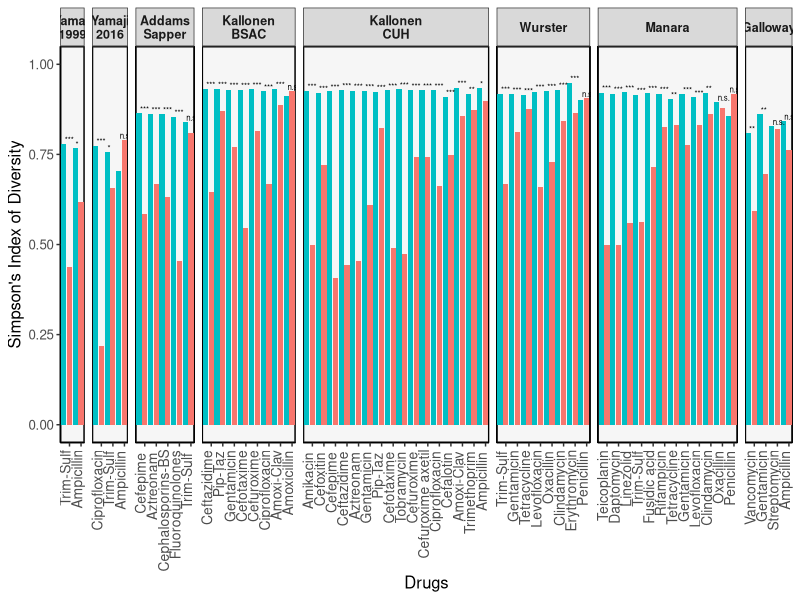
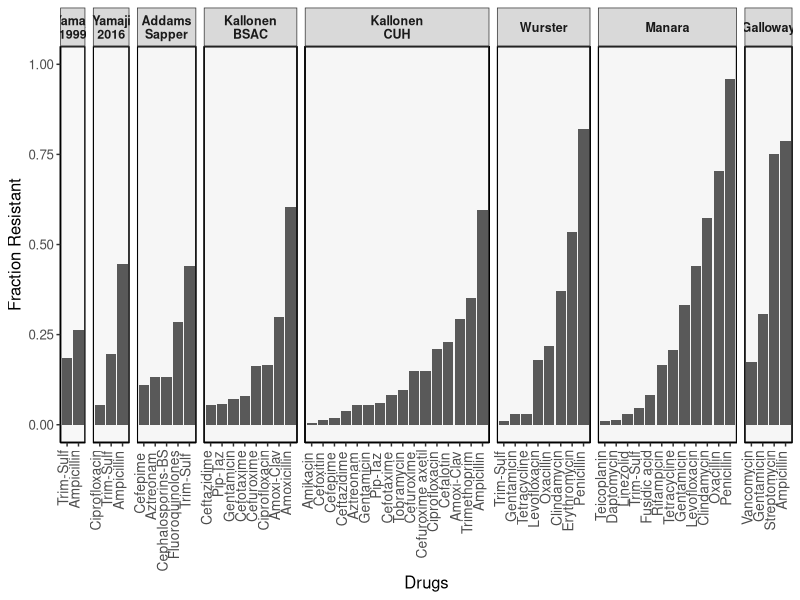

Here is the R script that generated these plots, in order:
setwd("~/Dropbox/2017_CodeLab/BacterialResistanceProject_2020/2020_CandaceUTIpopgen/DataAnalysis")

library(reshape2)
library(dplyr)
library(ggplot2)

#used "DivIndices.csv" created by Pleuni i.e created by "Simpson_Index_WithFunctions.R" Rscripts
DivIndices <- read.csv(file = "Output/DivIndices.csv")

#to remove the "_" in the name of the datasets and replace with empty space, 
#it is useful to fix the name of the dataset with labeller function in facet_grid
DivIndices$Dataset <- gsub("_", " ", DivIndices$Dataset)
DivIndices$Dataset <- gsub("-", " ", DivIndices$Dataset)

#to add asterisk instead of pvalue
DivIndices$star<-"n.s."
DivIndices$star[DivIndices$GSIpvalue > .05]  <- "n.s."
DivIndices$star[DivIndices$GSIpvalue <= .05]  <- "*"
DivIndices$star[DivIndices$GSIpvalue <= .01]  <- "**"
DivIndices$star[DivIndices$GSIpvalue <= .001] <- "***"

DatasetList = unique(DivIndices$Dataset)

#Remove rows with no resistance
DivIndices<-DivIndices[DivIndices$NumRes>1,]

DivIndices$FracRes <- DivIndices$NumRes / (DivIndices$NumRes + DivIndices$NumSus)

######################################################################################################## 
#to make barplot using ggplot

#selecct 3 required columns from dataframe; "DivIndices"
df1 <- data.frame(DivIndices$Dataset ,DivIndices$Drug,DivIndices$star, DivIndices$GSIvalueS, DivIndices$GSIvalueR, DivIndices$FracRes) 

df1$heightofstars<- 0
for (i in 1:nrow(df1)){df1$heightofstars[i] = max(df1$DivIndices.GSIvalueS[i], df1$DivIndices.GSIvalueR[i])}

#merge two colums into one using melt function in order to plot side-by-side in ggplot
df2 <- melt(df1, id=c("DivIndices.Dataset", "DivIndices.Drug", "DivIndices.star", "heightofstars", "DivIndices.FracRes"))
#change name of the columns
colnames(df2)[1:7]<-c("Dataset","Drug","star", "heigthofstar", "FracRes", "Response", "SI_values")

#We need the stars only for half of the bars
df2$star[df2$Response == "DivIndices.GSIvalueR"] <- ""

#to change the order of the barplots
df2$Dataset<-factor(df2$Dataset, levels = 
                      c("Yamaji 1999", "Yamaji 2016", "Addams Sapper", "Kallonen BSAC", "Kallonen CUH", "Wurster" , "Manara", "Galloway" ))

DFForBarplots <- df2 %>%
  #arrange(factor(Dataset, levels = c("Yamaji 1999", "Yamaji 2016", "Addams Sapper", "Kallonen" , "Wurster" , "Manara", "Galloway" )), FracRes) %>%
  arrange(Dataset,FracRes,Drug) %>%
  # 3. Add order column of row numbers
  mutate(order = row_number())

#to make barplot using ggplot
png(paste0("Output/", "Figure2A_GiniSimpson", ".png"), width = 350, height = 150, units='mm', res = 300)
P<-ggplot(DFForBarplots) +
  geom_rect(aes( xmin=-Inf, xmax=Inf, ymin=-Inf, ymax=Inf), fill= "#F5F5F5",alpha= 0.5,
            colour = "black",size = 0.7) + 
  geom_bar(aes(x=as.factor(order), y=SI_values,fill=Response),stat='identity', position='dodge')+ 
  ylim(0,1)+
  ylab("Simpson's Index of Diversity")+ xlab("Drugs")+
  scale_fill_manual(values = c("#00BFC4", "#F8766D"), labels = c("Susceptible", "Resistant"))+ #to add color and legend manually
  facet_grid( ~ Dataset, scales = "free_x", space = "free", labeller = label_wrap_gen(10))+ 
  theme_bw() + 
  theme(panel.border = element_blank(),
        text = element_text(size=12),
        panel.grid.major = element_blank(),
        axis.text.x = element_text(angle = 90, hjust = 0.95, vjust=0.1, size = 10),
        panel.grid.minor = element_blank(),
        axis.line = element_line(colour = "black"),
        strip.text.x = element_text(size = 9, face = "bold"))+
  scale_x_discrete(breaks= seq(2 , max(DFForBarplots$order), by = 2) ,
                   labels=DFForBarplots$Drug[seq(2 , max(DFForBarplots$order), by = 2)])

P <- P + geom_text(aes(label=star, x=as.factor(order), y=heigthofstar), vjust=-0.2, hjust = -0.1, size = 2 )
P + theme(legend.position = "none")
dev.off()


#to make barplot using ggplot
png(paste0("Output/", "Figure2B_FracRes", ".png"), width = 350, height = 150, units='mm', res = 300)

P<-ggplot(DFForBarplots[DFForBarplots$Response == "DivIndices.GSIvalueS",]) +
  geom_rect(aes( xmin=-Inf, xmax=Inf, ymin=-Inf, ymax=Inf), fill= "#F5F5F5",alpha= 0.5,
            colour = "black",size = 0.7) + 
  geom_bar( aes(x=as.factor(order), y=FracRes),stat='identity', position='dodge')+ 
  ylim(0,1)+
  ylab("Fraction Resistant")+ xlab("Drugs")+
  facet_grid( ~ Dataset, scales = "free_x", space = "free", labeller = label_wrap_gen(10))+ 
  theme_bw() + 
  theme(panel.border = element_blank(),
        text = element_text(size=12),
        panel.grid.major = element_blank(),
        axis.text.x = element_text(angle = 90, hjust = 0.95, vjust=0.1, size = 10),
        panel.grid.minor = element_blank(),
        axis.line = element_line(colour = "black"),
        strip.text.x = element_text(size = 9, face = "bold"))+
  scale_x_discrete(breaks= DFForBarplots$order[DFForBarplots$Response == "DivIndices.GSIvalueS"] ,
                   labels=DFForBarplots$Drug[DFForBarplots$Response == "DivIndices.GSIvalueS"])

P 

dev.off()

#########################################################################################################






